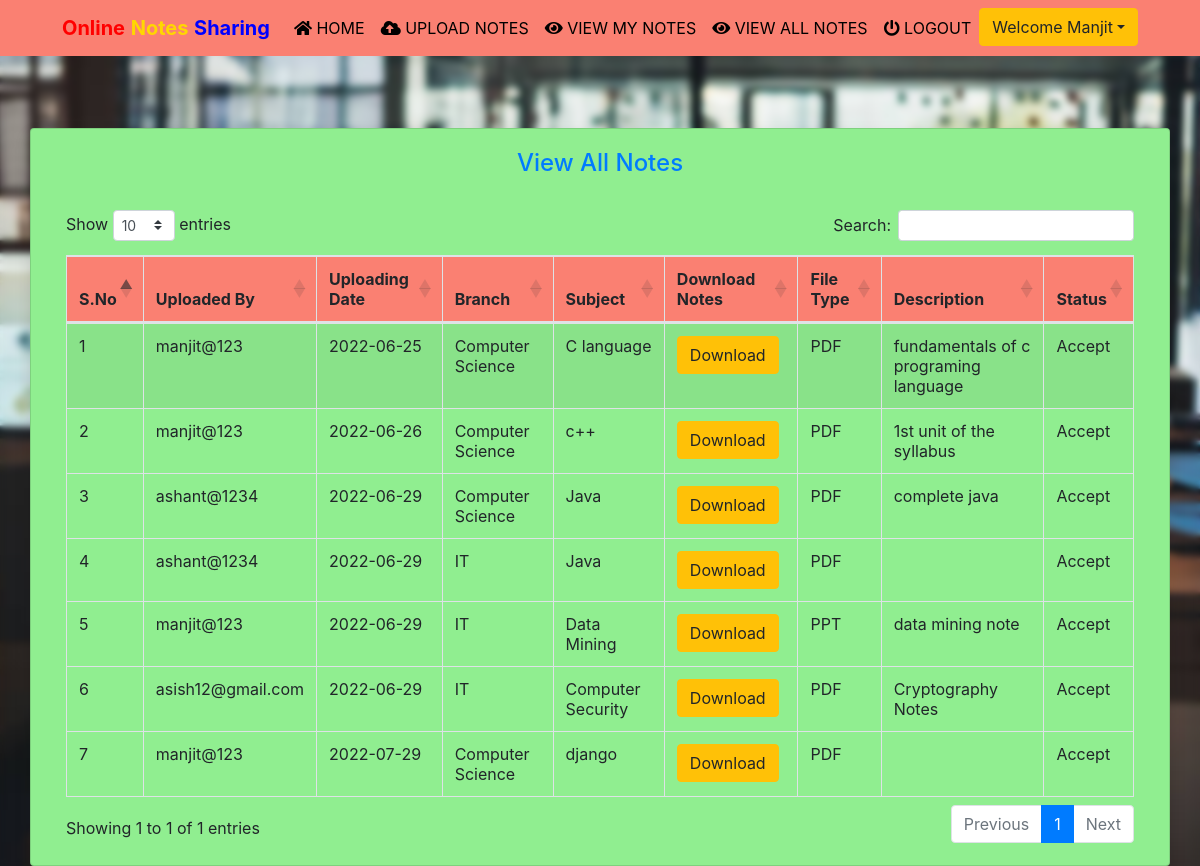
/viewallnotes (signed in), run on the app's committed database.
### notes/models.py (models this page shows, shortened)
class Notes(models.Model):
    user = models.ForeignKey(User,on_delete=models.CASCADE)
    uploadingdate = models.CharField(max_length=30)
    branch = models.CharField(max_length=30)
    subject = models.CharField(max_length=30)
    notesfile = models.FileField(null=True)
    filetype = models.CharField(max_length=30)
    description = models.CharField(max_length=200, null=True)
    status = models.CharField(max_length=15)

### notes/views.py (the view)
# urls.py: path('viewallnotes', viewallnotes, name='viewallnotes'),
def viewallnotes(request):
    if not request.user.is_authenticated:
        return redirect('login')
    notes = Notes.objects.filter(status='Accept')
    d = {'notes':notes}
    return render(request, 'viewallnotes.html',d)

### notes/templates/viewallnotes.html (shortened to what this page needs)
{% extends 'usernavigation.html'%}
{% load static %}
{% block body %}
<div class="container card shadow mt-5" style="background-color:lightgreen;">
	<div class="card-body">
           <h4 class="text-center text-primary">View All Notes</h4>
			<br>
			<table id="example" class="table table-striped table-bordered" style="width:100%">
				<thead style="background-color : salmon;">
					<tr>
						<th>S.No</th>
						<th>Uploaded By</th>
						<th>Uploading Date</th>
						<th>Branch</th>
						<th>Subject</th>
						<th>Download Notes</th>
						<th>File Type</th>
						<th>Description</th>
						<th>Status</th>
					</tr>
					</thead>
				{% for i in notes %}
				<tbody>
				<tr>
          <td>{{forloop.counter}}</td>
					<td>{{i.user.username}}</td>
					<td>{{i.uploadingdate}}</td>
					<td>{{i.branch}}</td>
					<td>{{i.subject}}</td>
					<td><a href="{{i.notesfile.url}}" class="btn btn-warning" download>Download</a></td>
					<td>{{i.filetype}}</td>
					<td>{{i.description}}</td>
					<td>{{i.status}}</td>
                </tr>
				{% endfor %}
				</tbody>
			</table>
    </div>
</div>
{% endblock %}

### notes/templates/usernavigation.html (shortened to what this page needs)
<html lang="en">
<head>
  {% load static %}
  <link rel="stylesheet" href="https://maxcdn.bootstrapcdn.com/bootstrap/4.3.1/css/bootstrap.min.css">
  <link rel="stylesheet" href="https://use.fontawesome.com/releases/v5.6.3/css/all.css">
    <link rel="stylesheet" href="{% static 'css/mystyle.css' %}">
    <link rel="stylesheet" href="https://cdnjs.cloudflare.com/ajax/libs/twitter-bootstrap/4.5.2/css/bootstrap.css">
<link rel="stylesheet" href="https://cdn.datatables.net/1.11.3/css/dataTables.bootstrap4.min.css">
</head>
<body style="background-color:lightgreen;">
 <nav class="navbar navbar-expand-sm justify-content-center" style = "background-color :salmon">
     <a class="navbar-brand" href=""><span style="color:red"><b>Online</b></span><span style="color:gold"> <b>Notes</b> </span><span style="color:blue"><b>Sharing</b></span></a>
  <ul class="navbar-nav">
      <li class="navbar-item">
          <a class="nav-link" href="{% url 'profile' %}"><i class="fas fa-home"></i> HOME</a>
      </li>
      <li class="navbar-item">
          <a class="nav-link" href="{% url 'upload_notes' %}"><i class="fas fa-cloud-upload-alt"></i> UPLOAD NOTES</a>
      </li>
			<li class="navbar-item">
                <a class="nav-link" href="{% url 'view_mynotes' %}"><i class="fas fa-eye"></i> VIEW MY NOTES</a>
            </li>
			<li class="navbar-item">
                <a class="nav-link" href="{% url 'viewallnotes' %}"><i class="fas fa-eye"></i> VIEW ALL NOTES</a>
            </li>
			<li class="navbar-item">
                <a class="nav-link" href="{% url 'logout' %}"><i class="fas fa-power-off"></i> LOGOUT</a>
            </li>
			<div class="dropdown">
				<button class="btn btn-warning dropdown-toggle" type="button"
					id="dropdownMenuButton" data-toggle="dropdown" aria-haspopup="true"
					aria-expanded="false">Welcome {{request.user.first_name}}</button>
			</div>
  </ul>
 </nav>
</body>
</html>
{% block body %}
{% endblock %}

### notes/static/css/mystyle.css (style rules this page uses)
.nav-link { color : black }

### notes/templates/usernavigation.html (style rules this page uses)
body { background-image: url("static/images/user.jpg"); background-position: center; background-size: cover; background-repeat: no-repeat; backdrop-filter: blur(3px); }

### data on the page
Notes: user.username "manjit@123", uploadingdate "2022-06-25", branch "Computer Science", subject "C language", filetype "PDF", description "fundamentals of c programing language", status "Accept"
Notes: user.username "manjit@123", uploadingdate "2022-06-26", branch "Computer Science", subject "c++", filetype "PDF", description "1st unit of the syllabus", status "Accept"
Notes: user.username "ashant@1234", uploadingdate "2022-06-29", branch "Computer Science", subject "Java", filetype "PDF", description "complete java", status "Accept"
Notes: user.username "ashant@1234", uploadingdate "2022-06-29", branch "IT", subject "Java", filetype "PDF", status "Accept"
Notes: user.username "manjit@123", uploadingdate "2022-06-29", branch "IT", subject "Data Mining", filetype "PPT", description "data mining note", status "Accept"
Notes: user.username "asish12@gmail.com", uploadingdate "2022-06-29", branch "IT", subject "Computer Security", filetype "PDF", description "Cryptography Notes", status "Accept"
Notes: user.username "manjit@123", uploadingdate "2022-07-29", branch "Computer Science", subject "django", filetype "PDF", status "Accept"

### other printed values
{{ request.user.first_name }} "Manjit"
